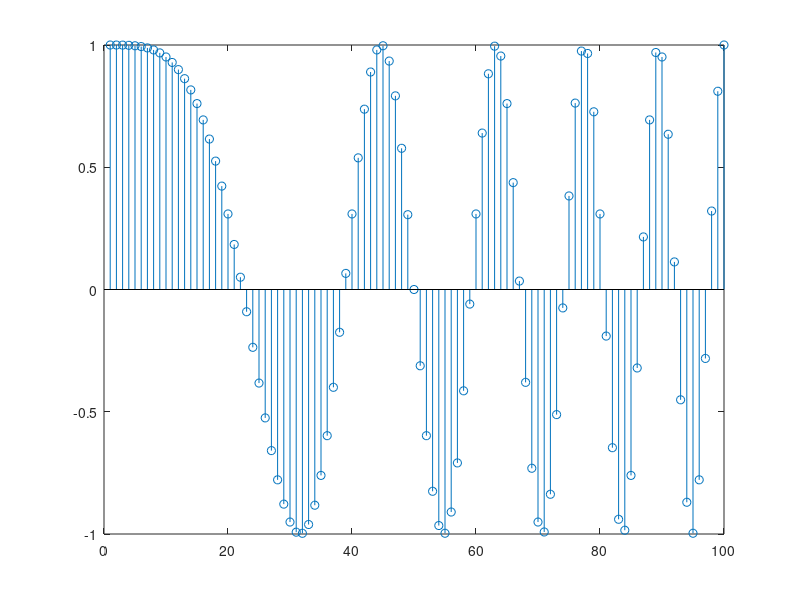
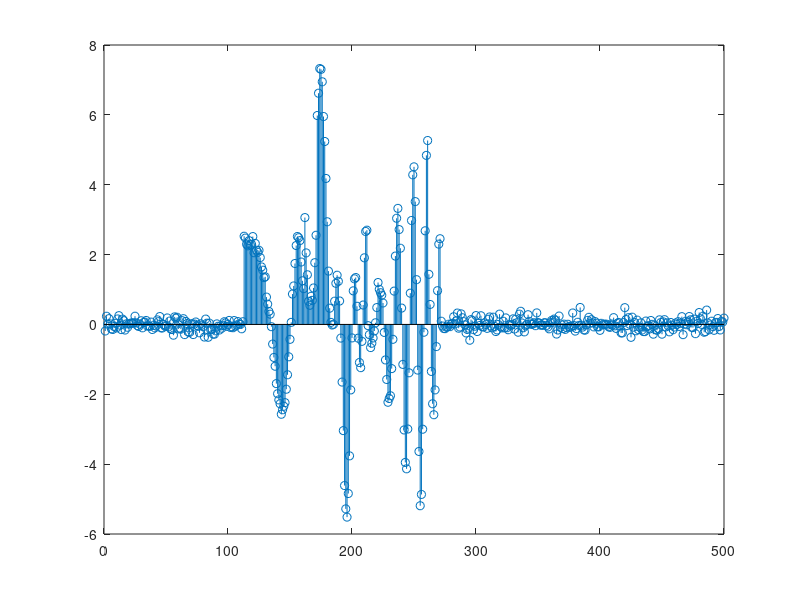
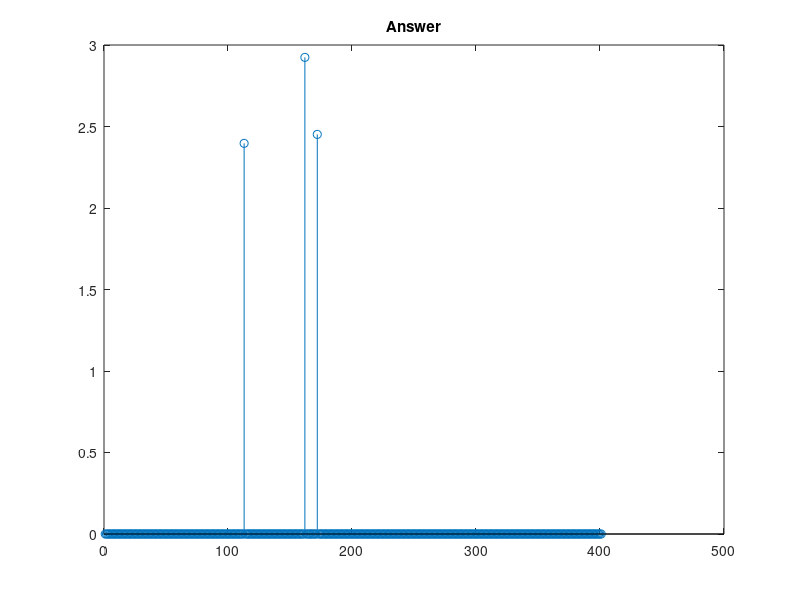
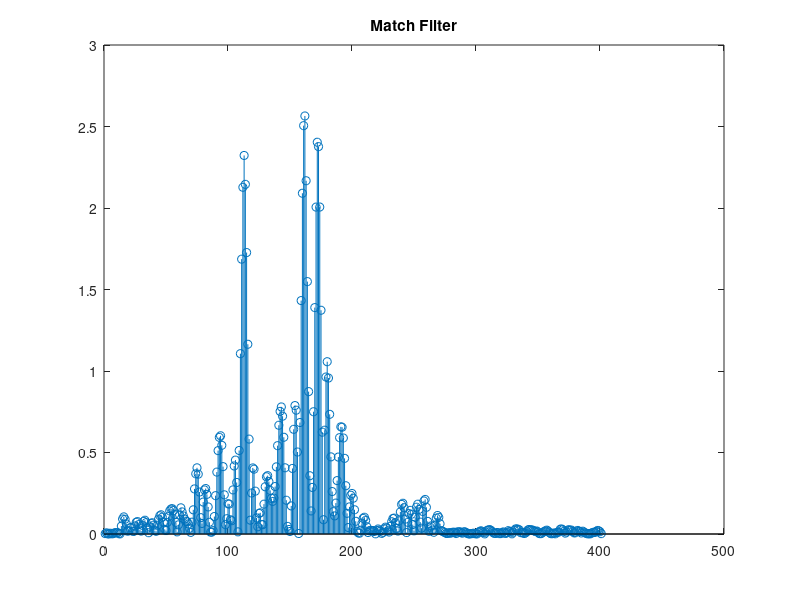

The MATLAB script that drew these images, in order: (Note: this script raises an error after producing the figures.)
clear all;
clc;
L=100;
SNR=20;
target_num=3;
t_work=500;

%% 生成信号
t=0.001:0.001:0.001*L;
%x=2*randi([0,1],1,L)-1;
x=chirp(0.001:0.001:0.001*L,0,0.1,100);
y=zeros(1,t_work);
max_delay=t_work-L;
delay=sort(randi([0,max_delay],1,target_num));
amp=unifrnd(1,3,1,target_num);
for m=1:target_num
    y(delay(m)+1:delay(m)+L)=y(delay(m)+1:delay(m)+L)+amp(m)*x;
end
y=awgn(y,SNR,'measured');
figure;
stem(x);
figure;
stem(y);

h_ans=zeros(max_delay+1,1);
for m=1:target_num
    h_ans(delay(m)+1)=h_ans(delay(m)+1)+amp(m);
end
figure;
stem(h_ans);
title('Answer');

%% 建立方程
X=zeros(t_work,max_delay+1);
for m=1:max_delay+1
    X(m:m+L-1,m)=x;
end

%% 匹配滤波
h_MF=X.'*y'/sum(abs(x).^2);
figure;
stem(abs(h_MF));
title('Match Filter');

%% 最小二乘
h_LS=(X.'*X)^(-1)*X.'*y';
figure;
stem(abs(h_LS));
title('Least Square');

%% 压缩感知
E=1/t_work*sum(abs(y).^2);
sigma=sqrt(E/(1+10^(SNR/10)));
cvx_begin
    variable h_CS(max_delay+1) complex
    minimize(norm(h_CS,1))
    subject to
        norm(X*h_CS-y')<=2*sqrt(t_work)*sigma;
        %X*h_CS==y';
cvx_end
figure;
stem(abs(h_CS));
title('Compressed Sensing');

%% OMP
h_OMP=zeros(max_delay+1,1);
k=3;
r=y;
index=[];
for m=1:k
    [~,I]=max(abs(X'*r'));
    index=[index,I];
    r=y-(X(:,index)*(X(:,index)'*X(:,index))^(-1)*X(:,index)'*y')';
end
h_OMP_index=(X(:,index)'*X(:,index))^(-1)*X(:,index)'*y';
h_OMP(index)=h_OMP_index;
figure;
stem(abs(h_OMP));
title('OMP');

%% lasso
h_lasso=lasso(X,y','Lambda',0.01);
figure;
stem(abs(h_lasso));
title('lasso');
